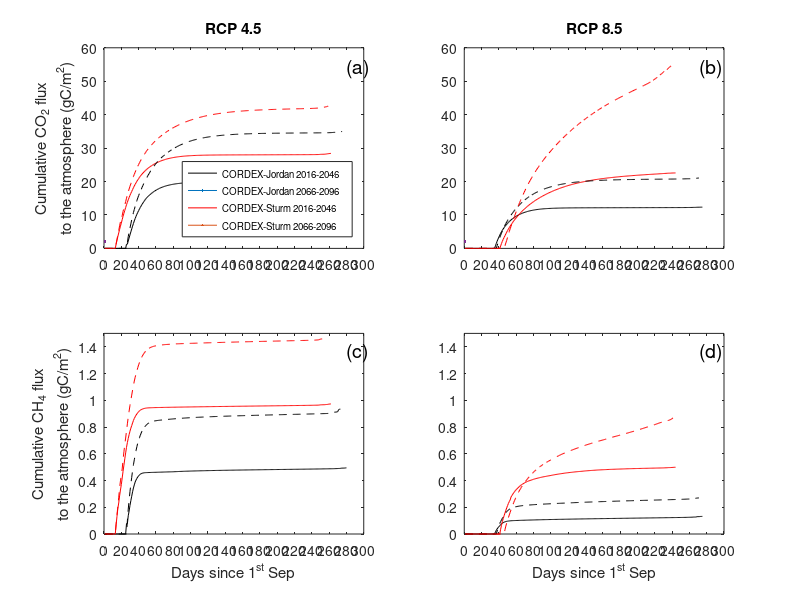

Reproduce this figure in MATLAB. (Note: this script raises an error after producing the figure.)
%% Default Snowdown SR RCP 4.5
close all
clearvars
load("SR_45.mat")

SRi_J_2046sum = SRi_2046sum;
SRi_J_2096sum = SRi_2096sum;

figure('Position', [100, 100, 650, 450]);
subplot(2,2,1)

% this script finds the date when accumulation stops and stops the plotting
% there
ix=find(diff(SRi_J_2046sum)==0); % find rows where the difference between consectiuve vals =0
ix2=find(ix > 200); % cuts off rows pertaining to start of snow season
ix3=min(ix(ix2)); % this finds the rows pertaining to end of season (i.e. >200) and then gets the minimum row (ie earliest snow off)
p1 = plot([1:ix3], (SRi_J_2046sum(1:ix3,1)), 'black', LineWidth=2);
hold on
ix=find(diff(SRi_J_2096sum)==0); % find rows where the difference between consectiuve vals =0
ix2=find(ix > 200); % cuts off rows pertaining to start of snow season
ix3=min(ix(ix2)); % this finds the rows pertaining to end of season (i.e. >200) and then gets the minimum row (ie earliest snow off)
p2 = plot([1:ix3], (SRi_J_2096sum(1:ix3,1)), 'red', LineWidth=2);

%further plot options
set(gca, 'xtick' ,[0:20:304]);
hold on
xlim([0 300])
%% Sturm Snowdown SR RCP 4.5
load("SR_Sturm_45.mat")

SRi_S_2046sum = SRi_2046sum;
SRi_S_2096sum = SRi_2096sum;

hold on
ix=find(diff(SRi_S_2046sum)==0); % find rows where the difference between consectiuve vals =0
ix2=find(ix > 200); % cuts off rows pertaining to start of snow season
ix3=min(ix(ix2)); % this finds the rows pertaining to end of season (i.e. >200) and then gets the minimum row (ie earliest snow off)
p3 = plot([1:ix3], (SRi_S_2046sum(1:ix3,1)), 'k--', LineWidth=2);
hold on
ix=find(diff(SRi_S_2096sum)==0); % find rows where the difference between consectiuve vals =0
ix2=find(ix > 200); % cuts off rows pertaining to start of snow season
ix3=min(ix(ix2)); % this finds the rows pertaining to end of season (i.e. >200) and then gets the minimum row (ie earliest snow off)
p4 = plot([1:ix3], (SRi_S_2096sum(1:ix3,1)), 'r--', LineWidth=2);
set(gca, 'xtick' ,[0:20:304]);
hold on
xlim([0 300])
ylim([0 60])
ylabeltext = ({"Cumulative CO_2 flux", "to the atmosphere (gC/m^2)"});
ylabel(ylabeltext)
% ylabel('Cumulative Soil Respiration (gC/m^2/day)')
% xlabel('Days since 1^{st} Sep')
title('RCP 4.5')
legend([p1 p2 p3 p4], {'CORDEX-Jordan 2016-2046', 'CORDEX-Jordan 2066-2096', 'CORDEX-Sturm 2016-2046', 'CORDEX-Sturm 2066-2096'}, "Location", "southeast", 'FontSize', 7);
%% Default Snowdown SR RCP 8.5
clearvars
load("SR_85.mat")

SRi_J_2046sum = SRi_2046sum;
SRi_J_2096sum = SRi_2096sum;

subplot(2,2,2)
ix=find(diff(SRi_J_2046sum)==0); % find rows where the difference between consectiuve vals =0
ix2=find(ix > 200); % cuts off rows pertaining to start of snow season
ix3=min(ix(ix2)); % this finds the rows pertaining to end of season (i.e. >200) and then gets the minimum row (ie earliest snow off)
p3 = plot([1:ix3], (SRi_J_2046sum(1:ix3,1)), 'k-', LineWidth=2);
hold on
ix=find(diff(SRi_J_2096sum)==0); % find rows where the difference between consectiuve vals =0
ix2=find(ix > 200); % cuts off rows pertaining to start of snow season
ix3=min(ix(ix2)); % this finds the rows pertaining to end of season (i.e. >200) and then gets the minimum row (ie earliest snow off)
p4 = plot([1:ix3], (SRi_J_2096sum(1:ix3,1)), 'r-', LineWidth=2);
set(gca, 'xtick' ,[0:20:304]);
hold on
xlim([0 300])
%% Sturm Snowdown SR RCP 8.5
load("SR_Sturm_85.mat")

SRi_S_2046sum = SRi_2046sum;
SRi_S_2096sum = SRi_2096sum;

hold on
ix=find(diff(SRi_S_2046sum)==0); % find rows where the difference between consectiuve vals =0
ix2=find(ix > 200); % cuts off rows pertaining to start of snow season
ix3=min(ix(ix2)); % this finds the rows pertaining to end of season (i.e. >200) and then gets the minimum row (ie earliest snow off)
p3 = plot([1:ix3], (SRi_S_2046sum(1:ix3,1)), 'k--', LineWidth=2);
hold on
ix=find(diff(SRi_S_2096sum)==0); % find rows where the difference between consectiuve vals =0
ix2=find(ix > 200); % cuts off rows pertaining to start of snow season
ix3=min(ix(ix2)); % this finds the rows pertaining to end of season (i.e. >200) and then gets the minimum row (ie earliest snow off)
p4 = plot([1:ix3], (SRi_S_2096sum(1:ix3,1)), 'r--', LineWidth=2);
set(gca, 'xtick' ,[0:20:304]);
hold on
ylim([0 60])
xlim([0 300])
% xlabel('Days since 1^{st} Sep')
title('RCP 8.5')
%% Default Snowdown FCH4 RCP 4.5
clearvars
load("FCH4_45.mat")
FCH4i_J_2046sum = FCH4i_2046sum;
FCH4i_J_2096sum = FCH4i_2096sum;

load("FCH4_45.mat")
subplot(2,2,3)
ix=find(diff(FCH4i_J_2046sum)==0); % find rows where the difference between consectiuve vals =0
ix2=find(ix > 200); % cuts off rows pertaining to start of snow season
ix3=min(ix(ix2)); % this finds the rows pertaining to end of season (i.e. >200) and then gets the minimum row (ie earliest snow off)
p3 = plot([1:ix3], (FCH4i_J_2046sum(1:ix3,1)), 'k-', LineWidth=2);
hold on
ix=find(diff(FCH4i_J_2096sum)==0); % find rows where the difference between consectiuve vals =0
ix2=find(ix > 200); % cuts off rows pertaining to start of snow season
ix3=min(ix(ix2)); % this finds the rows pertaining to end of season (i.e. >200) and then gets the minimum row (ie earliest snow off)
p4 = plot([1:ix3], (FCH4i_J_2096sum(1:ix3,1)), 'r-', LineWidth=2);
set(gca, 'xtick' ,[0:20:304]);
hold on
xlim([0 300])
%% Sturm Snowdown FCH4 RCP 4.5
load("FCH4_Sturm_45.mat")

FCH4i_S_2046sum = FCH4i_2046sum;
FCH4i_S_2096sum = FCH4i_2096sum;

hold on
ix=find(diff(FCH4i_S_2046sum)==0); % find rows where the difference between consectiuve vals =0
ix2=find(ix > 200); % cuts off rows pertaining to start of snow season
ix3=min(ix(ix2)); % this finds the rows pertaining to end of season (i.e. >200) and then gets the minimum row (ie earliest snow off)
p3 = plot([1:ix3], (FCH4i_S_2046sum(1:ix3,1)), 'k--', LineWidth=2);
hold on
ix=find(diff(FCH4i_S_2096sum)==0); % find rows where the difference between consectiuve vals =0
ix2=find(ix > 200); % cuts off rows pertaining to start of snow season
ix3=min(ix(ix2)); % this finds the rows pertaining to end of season (i.e. >200) and then gets the minimum row (ie earliest snow off)
p4 = plot([1:ix3], (FCH4i_S_2096sum(1:ix3,1)), 'r--', LineWidth=2);
set(gca, 'xtick' ,[0:20:304]);
hold on
xlim([0 300])
ylim([0 1.5])
ylabeltext = ({"Cumulative CH_4 flux", "to the atmosphere (gC/m^2)"});
ylabel(ylabeltext)
% ylabel('Cumulative Soil Respiration (gC/m^2/day)')
xlabel('Days since 1^{st} Sep')
% legend([p1 p2 p3 p4], {'Default 2016-2046', 'Default 2066-2096', 'Sturm 2016-2046', 'Sturm 2066-2096'}, Location="southeast");
%% Default Snowdown FCH4 RCP 8.5
clearvars
load("FCH4_85.mat")

FCH4i_J_2046sum = FCH4i_2046sum;
FCH4i_J_2096sum = FCH4i_2096sum;

subplot(2,2,4)
ix=find(diff(FCH4i_J_2046sum)==0); % find rows where the difference between consectiuve vals =0
ix2=find(ix > 200); % cuts off rows pertaining to start of snow season
ix3=min(ix(ix2)); % this finds the rows pertaining to end of season (i.e. >200) and then gets the minimum row (ie earliest snow off)
p3 = plot([1:ix3], (FCH4i_J_2046sum(1:ix3,1)), 'k-', LineWidth=2);
hold on
ix=find(diff(FCH4i_J_2096sum)==0); % find rows where the difference between consectiuve vals =0
ix2=find(ix > 200); % cuts off rows pertaining to start of snow season
ix3=min(ix(ix2)); % this finds the rows pertaining to end of season (i.e. >200) and then gets the minimum row (ie earliest snow off)
p4 = plot([1:ix3], (FCH4i_J_2096sum(1:ix3,1)), 'r-', LineWidth=2);
set(gca, 'xtick' ,[0:20:304]);
hold on
xlim([0 300])
%% Sturm Snowdown FCH4 RCP 8.5
load("FCH4_Sturm_85.mat")

FCH4i_S_2046sum = FCH4i_2046sum;
FCH4i_S_2096sum = FCH4i_2096sum;

hold on
ix=find(diff(FCH4i_S_2046sum)==0); % find rows where the difference between consectiuve vals =0
ix2=find(ix > 200); % cuts off rows pertaining to start of snow season
ix3=min(ix(ix2)); % this finds the rows pertaining to end of season (i.e. >200) and then gets the minimum row (ie earliest snow off)
p3 = plot([1:ix3], (FCH4i_S_2046sum(1:ix3,1)), 'k--', LineWidth=2);
hold on
ix=find(diff(FCH4i_S_2096sum)==0); % find rows where the difference between consectiuve vals =0
ix2=find(ix > 200); % cuts off rows pertaining to start of snow season
ix3=min(ix(ix2)); % this finds the rows pertaining to end of season (i.e. >200) and then gets the minimum row (ie earliest snow off)
p4 = plot([1:ix3], (FCH4i_S_2096sum(1:ix3,1)), 'r--', LineWidth=2);
set(gca, 'xtick' ,[0:20:304]);
hold on
ylim([0 1.5])
xlim([0 300])
xlabel('Days since 1^{st} Sep')
%% plot options
annotation('textbox', [0.433448784376245 0.869630549190156 0.0329015544041451 0.0536062378167641], 'String', '(a)', 'EdgeColor', 'none', 'FontSize', 14, 'FontWeight', 'normal')
annotation('textbox', [0.874316859306496 0.869630549190156 0.0334196891191709 0.0536062378167641], 'String', '(b)', 'EdgeColor', 'none', 'FontSize', 14, 'FontWeight', 'normal')
annotation('textbox', [0.433448784376245 0.396297215856823 0.0329015544041451 0.053606237816764], 'String', '(c)', 'EdgeColor', 'none', 'FontSize', 14, 'FontWeight', 'normal')
annotation('textbox', [0.874316859306496 0.396297215856823 0.0334196891191711 0.0536062378167641], 'String', '(d)', 'EdgeColor', 'none', 'FontSize', 14, 'FontWeight', 'normal')
%% save plot
set(gcf, 'Position', [100 200 1150 850]);
fontsize(15,'points')
legendObj = findobj(gcf, 'Type', 'Legend');
fs=8;
set(legendObj, 'FontSize', fs);
cd C:\Users\jadru\'OneDrive - Northumbria University - Production Azure AD'\Documents\Figures\CLMdefaultTVC
exportgraphics(gcf, "cumu.jpg", "Resolution",300)